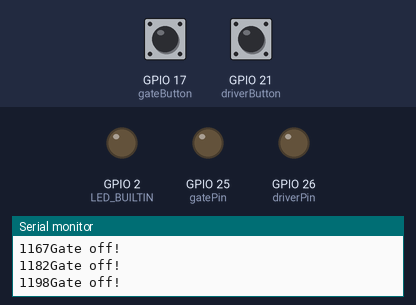
This sketch was run on a simulated ESP32. On the bench: output pins drawn as LEDs (lit = HIGH), the last lines printed to the serial monitor. Dashed ring = blinking. The test bench sets the inputs (shaded band); at power-on: GPIO 17 (gateButton) LOW, GPIO 21 (driverButton) LOW.

Above: at 1.2 s.
1.3 s: GPIO 17 (gateButton) pulled HIGH for 0.15 s
At 2.3 s:
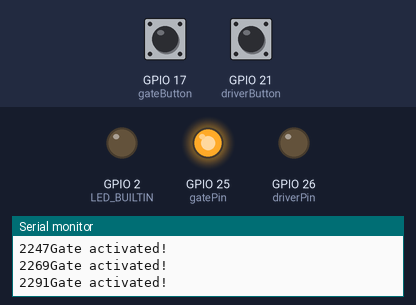
2.9 s: GPIO 21 (driverButton) pulled HIGH for 0.15 s
At 2.97 s:
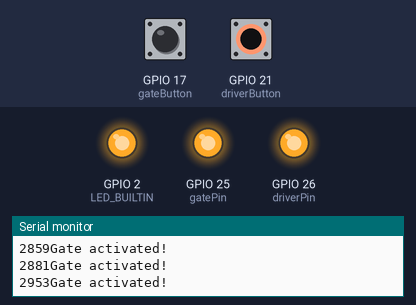
4.5 s: GPIO 17 (gateButton) pulled HIGH for 1 s
At 4.8 s:
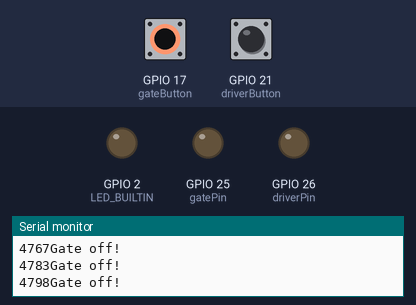
8.5 s: GPIO 21 (driverButton) pulled HIGH for 3.2 s
At 9.6 s:
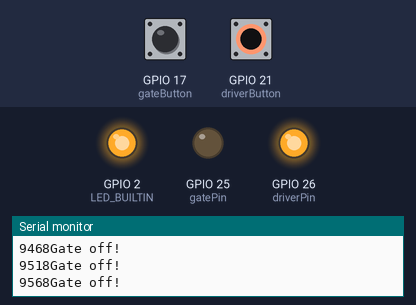
13.2 s: GPIO 21 (driverButton) pulled HIGH for 1 s
At 15.1 s:
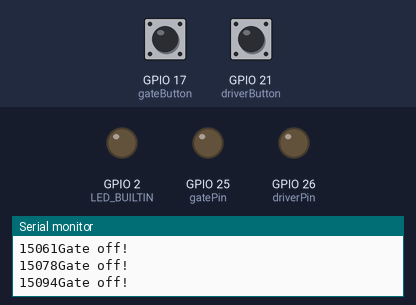
17.2 s: GPIO 17 (gateButton) pulsed HIGH 5 times (0.12 s each, 0.3 s apart)
At 17.38 s:
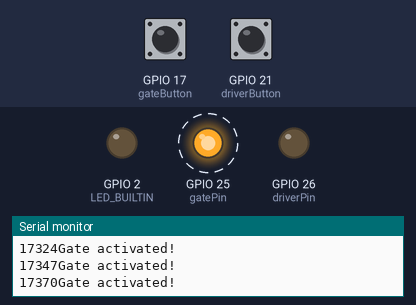
Timing chart, 0 to 20.2 s (numbered marks = the images above; inputs shaded):
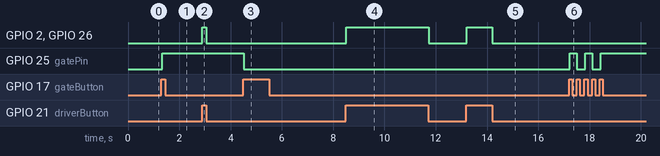

Measured:
- after the input at 1.3 s, GPIO 25 (gatePin): LOW → HIGH at once
- after the input at 2.9 s, GPIO 2 (LED_BUILTIN), GPIO 26 (driverPin): LOW → HIGH at once, → LOW 0.15 s later
- after the input at 4.5 s, GPIO 25 (gatePin): HIGH → LOW at once
- after the input at 8.5 s, GPIO 2 (LED_BUILTIN), GPIO 26 (driverPin): LOW → HIGH at once, → LOW 3.2 s later
- after the input at 13.2 s, GPIO 2 (LED_BUILTIN), GPIO 26 (driverPin): LOW → HIGH at once, → LOW 1.0 s later
- after the input at 17.2 s, GPIO 25 (gatePin): alternates HIGH for 0.27 s and LOW for 0.32 s, 5 changes in all, then stays HIGH, starting at once

The sketch:

12vDCmotor_demo.ino
```cpp
const int driverPin = 26;
const int gatePin = 25;
const int driverButton = 21;
const int gateButton = 17;
boolean gate_on = false;

byte current_button = LOW;
byte old_button = LOW;

void setup() {
  Serial.begin(9600);
  // put your setup code here, to run once:
  pinMode(driverPin, OUTPUT);
  pinMode(gatePin, OUTPUT);
  pinMode(LED_BUILTIN, OUTPUT);
  pinMode(driverButton, INPUT);
  pinMode(gateButton, INPUT);
  Serial.println("program begin!");
}

void loop() {
  if (digitalRead(driverButton) == HIGH) {
    digitalWrite(driverPin, HIGH);
    digitalWrite(LED_BUILTIN, HIGH);
    delay(50);
  } else {
    digitalWrite(driverPin, LOW);
    digitalWrite(LED_BUILTIN, LOW);
  }

  current_button = digitalRead(gateButton);
  if ((old_button == LOW)
      && (current_button == HIGH)) {
    gate_on = !gate_on;
  }
  old_button = current_button;
  if (gate_on == true) {
    Serial.print(millis());
    Serial.println("Gate activated!");
    digitalWrite(gatePin, HIGH);
  } else {
    digitalWrite(gatePin, LOW);
    Serial.print(millis());
    Serial.println("Gate off!");
  }
}
```
